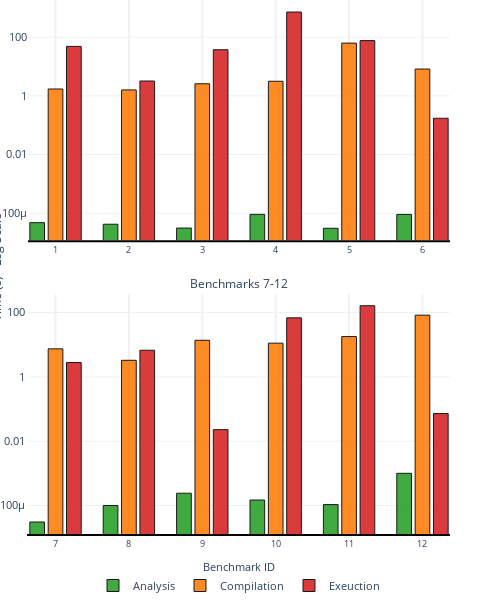

Source (notebook cell):
### Code cell
# Filter for sparse with propagation
df_sparse = df[df["method"] == "Sparse (prop=true)"]

# Melt the data
df_melt = df_sparse.melt(
    id_vars=["file_name", "method", "benchmark_id"],
    value_vars=["analysis", "compilation_time", "runtime"],
    var_name="metric",
    value_name="value"
)

# Create custom color mapping
color_map = {
    "analysis": "#2ca02c",  # Green for analysis
    "compilation_time": "#ff7f0e",  # Orange for compilation
    "runtime": "#d62728"  # Red for runtime
}

# Split benchmarks into two groups
all_benchmarks = sorted(df_melt["benchmark_id"].unique())
benchmarks_1 = all_benchmarks[:6]  # First 6 benchmarks
benchmarks_2 = all_benchmarks[6:]  # Remaining benchmarks

# Create subplots with 2 rows, 1 column
fig = make_subplots(
    rows=2, cols=1,
    subplot_titles=('Benchmarks 1-6', 'Benchmarks 7-12'),
    vertical_spacing=0.1,
    row_heights=[0.5, 0.5]
)

# Function to add bars to a subplot
def add_benchmark_subplot(fig, benchmarks, row):
    for metric in ["analysis", "compilation_time", "runtime"]:
        metric_data = df_melt[(df_melt["metric"] == metric) & 
                            (df_melt["benchmark_id"].isin(benchmarks))]
        
        x_positions = []
        benchmark_ticks = []
        current_x = 0
        
        for benchmark_id in benchmarks:
            x_positions.extend([current_x, current_x + 1, current_x + 2])
            benchmark_ticks.append(current_x + 1)  # Center of each group
            current_x += 4  # Space between benchmark groups
        
        # Get y values in correct order
        y_values = []
        for benchmark_id in benchmarks:
            benchmark_data = metric_data[metric_data["benchmark_id"] == benchmark_id]
            if not benchmark_data.empty:
                y_values.append(benchmark_data["value"].iloc[0])
            else:
                y_values.append(0)
        
        fig.add_trace(go.Bar(
            x=[i + (list(color_map.keys()).index(metric)) for i in range(0, len(benchmarks) * 4, 4)],
            y=y_values,
            name=metric.replace("_", " ").title(),
            marker_color=color_map[metric],
            marker_line_width=1,
            marker_line_color='black',
            opacity=0.9,
            width=0.8,
            showlegend=(row == 1),  # Only show legend for first row
            hovertemplate=(
                'Benchmark: %{customdata}<br>' +
                'Metric: ' + metric.replace("_", " ").title() + '<br>' +
                'Time: %{y:.3f}s<br>' +
                '<extra></extra>'
            ),
            customdata=benchmarks
        ), row=row, col=1)

# Add both subplots
add_benchmark_subplot(fig, benchmarks_1, 1)
add_benchmark_subplot(fig, benchmarks_2, 2)

# Apply professional styling
fig.update_layout(
    title=dict(
        #text="Analysis Time vs Compilation Time vs Runtime (propagation=true)",
        x=0.5,
        xanchor='center',
        font=dict(size=14, color='#2c3e50'),
        y=0.95
    ),
    plot_bgcolor='white',
    paper_bgcolor='white',
    legend=dict(
        orientation="h",
        yanchor="top",
        y=-0.07,
        xanchor="center",
        x=0.5,
        font=dict(size=11),
        itemsizing='trace',
        #itemsizing='constant',
        #entrywidth=70,
    ),
    margin=dict(t=0, b=0, l=0, r=50),  # Increased bottom margin for legend
    font=dict(size=9),
    hovermode='closest',
    width=500,  # Narrow width for single column
    height=600  # Increased height for two rows
)

# Customize x-axes
for row, benchmarks in enumerate([benchmarks_1, benchmarks_2], 1):
    fig.update_xaxes(
        tickvals=list(range(1, len(benchmarks) * 4, 4)),
        ticktext=[str(bid) for bid in benchmarks],
        row=row, col=1,
        showgrid=True,
        gridwidth=2,
        gridcolor='#f0f0f0',
        linecolor='black',
        linewidth=2,
        tickfont=dict(size=9),
        title_text="Benchmark ID" if row == 2 else ""
    )

# Customize y-axes with log scale
fig.update_yaxes(
    type='log',
    showgrid=True,
    gridwidth=1,
    gridcolor='#f0f0f0',
    #linecolor='black',
    #linewidth=1,
    title_font=dict(size=12),
    tickfont=dict(size=11),
    #title_text="Time (s) - Log Scale",
    row=1, col=1
)

fig.update_yaxes(
    type='log',
    showgrid=True,
    gridwidth=1,
    gridcolor='#f0f0f0',
    #linecolor='black',
    linewidth=1,
    title_font=dict(size=12),
    tickfont=dict(size=11),
    #title_text="Time (s) - Log Scale", 
    row=2, col=1
)

# Improve legend labels
fig.update_traces(
    name='Analysis',
    selector=dict(name='Analysis')
)
fig.update_traces(
    name='Compilation', 
    selector=dict(name='Compilation Time')
)
fig.update_traces(
    name='Exeuction',
    selector=dict(name='Runtime')
)
fig.add_annotation(
        xref="paper",
        yref="paper",
        x=-0.1,
        y=0.5,
        text="Time (s) - Log Scale",
        showarrow=False,
        textangle=-90
)
fig.update_annotations(font_size=12)

fig.show()
pio.write_image(fig, "einsum_analysis_time.svg", width=500, height=600)

### Figure 1 — Plotly figure (JSON) as saved in the notebook; plotly's stock layout.template omitted (floating-point values rounded to 4 significant figures)
{"data": [{"customdata": [1, 2, 3, 4, 5, 6], "hovertemplate": "Benchmark: %{customdata}<br>Metric: Analysis<br>Time: %{y:.3f}s<br><extra></extra>", "marker": {"color": "#2ca02c", "line": {"color": "black", "width": 1}}, "name": "Analysis", "opacity": 0.9, "showlegend": true, "type": "bar", "width": 0.8, "x": [0, 4, 8, 12, 16, 20], "xaxis": "x", "y": [4.771e-05, 4.216e-05, 3.125e-05, 9.152e-05, 3.065e-05, 9.117e-05], "yaxis": "y"}, {"customdata": [1, 2, 3, 4, 5, 6], "hovertemplate": "Benchmark: %{customdata}<br>Metric: Compilation Time<br>Time: %{y:.3f}s<br><extra></extra>", "marker": {"color": "#ff7f0e", "line": {"color": "black", "width": 1}}, "name": "Compilation", "opacity": 0.9, "showlegend": true, "type": "bar", "width": 0.8, "x": [1, 5, 9, 13, 17, 21], "xaxis": "x", "y": [1.717, 1.597, 2.588, 3.153, 62.91, 8.215], "yaxis": "y"}, {"customdata": [1, 2, 3, 4, 5, 6], "hovertemplate": "Benchmark: %{customdata}<br>Metric: Runtime<br>Time: %{y:.3f}s<br><extra></extra>", "marker": {"color": "#d62728", "line": {"color": "black", "width": 1}}, "name": "Exeuction", "opacity": 0.9, "showlegend": true, "type": "bar", "width": 0.8, "x": [2, 6, 10, 14, 18, 22], "xaxis": "x", "y": [48.62, 3.212, 37.4, 722.2, 76.47, 0.1727], "yaxis": "y"}, {"customdata": [7, 8, 9, 10, 11, 12], "hovertemplate": "Benchmark: %{customdata}<br>Metric: Analysis<br>Time: %{y:.3f}s<br><extra></extra>", "marker": {"color": "#2ca02c", "line": {"color": "black", "width": 1}}, "name": "Analysis", "opacity": 0.9, "showlegend": false, "type": "bar", "width": 0.8, "x": [0, 4, 8, 12, 16, 20], "xaxis": "x2", "y": [3.085e-05, 0.0001001, 0.000242, 0.0001486, 0.0001071, 0.001007], "yaxis": "y2"}, {"customdata": [7, 8, 9, 10, 11, 12], "hovertemplate": "Benchmark: %{customdata}<br>Metric: Compilation Time<br>Time: %{y:.3f}s<br><extra></extra>", "marker": {"color": "#ff7f0e", "line": {"color": "black", "width": 1}}, "name": "Compilation", "opacity": 0.9, "showlegend": false, "type": "bar", "width": 0.8, "x": [1, 5, 9, 13, 17, 21], "xaxis": "x2", "y": [7.45, 3.284, 13.76, 11.2, 17.94, 83.05], "yaxis": "y2"}, {"customdata": [7, 8, 9, 10, 11, 12], "hovertemplate": "Benchmark: %{customdata}<br>Metric: Runtime<br>Time: %{y:.3f}s<br><extra></extra>", "marker": {"color": "#d62728", "line": {"color": "black", "width": 1}}, "name": "Exeuction", "opacity": 0.9, "showlegend": false, "type": "bar", "width": 0.8, "x": [2, 6, 10, 14, 18, 22], "xaxis": "x2", "y": [2.806, 6.741, 0.02293, 68.52, 163.5, 0.07249], "yaxis": "y2"}], "layout": {"annotations": [{"font": {"size": 12}, "showarrow": false, "text": "Benchmarks 1-6", "x": 0.5, "xanchor": "center", "xref": "paper", "y": 1, "yanchor": "bottom", "yref": "paper"}, {"font": {"size": 12}, "showarrow": false, "text": "Benchmarks 7-12", "x": 0.5, "xanchor": "center", "xref": "paper", "y": 0.45, "yanchor": "bottom", "yref": "paper"}, {"font": {"size": 12}, "showarrow": false, "text": "Time (s) - Log Scale", "textangle": -90, "x": -0.1, "xref": "paper", "y": 0.5, "yref": "paper"}], "font": {"size": 9}, "height": 600, "hovermode": "closest", "legend": {"font": {"size": 11}, "itemsizing": "trace", "orientation": "h", "x": 0.5, "xanchor": "center", "y": -0.07, "yanchor": "top"}, "margin": {"b": 0, "l": 0, "r": 50, "t": 0}, "paper_bgcolor": "white", "plot_bgcolor": "white", "title": {"font": {"color": "#2c3e50", "size": 14}, "x": 0.5, "xanchor": "center", "y": 0.95}, "width": 500, "xaxis": {"anchor": "y", "domain": [0, 1], "gridcolor": "#f0f0f0", "gridwidth": 2, "linecolor": "black", "linewidth": 2, "showgrid": true, "tickfont": {"size": 9}, "ticktext": ["1", "2", "3", "4", "5", "6"], "tickvals": [1, 5, 9, 13, 17, 21], "title": {"text": ""}}, "xaxis2": {"anchor": "y2", "domain": [0, 1], "gridcolor": "#f0f0f0", "gridwidth": 2, "linecolor": "black", "linewidth": 2, "showgrid": true, "tickfont": {"size": 9}, "ticktext": ["7", "8", "9", "10", "11", "12"], "tickvals": [1, 5, 9, 13, 17, 21], "title": {"text": "Benchmark ID"}}, "yaxis": {"anchor": "x", "domain": [0.55, 1], "gridcolor": "#f0f0f0", "gridwidth": 1, "showgrid": true, "tickfont": {"size": 11}, "title": {"font": {"size": 12}}, "type": "log"}, "yaxis2": {"anchor": "x2", "domain": [0, 0.45], "gridcolor": "#f0f0f0", "gridwidth": 1, "linewidth": 1, "showgrid": true, "tickfont": {"size": 11}, "title": {"font": {"size": 12}}, "type": "log"}}}
